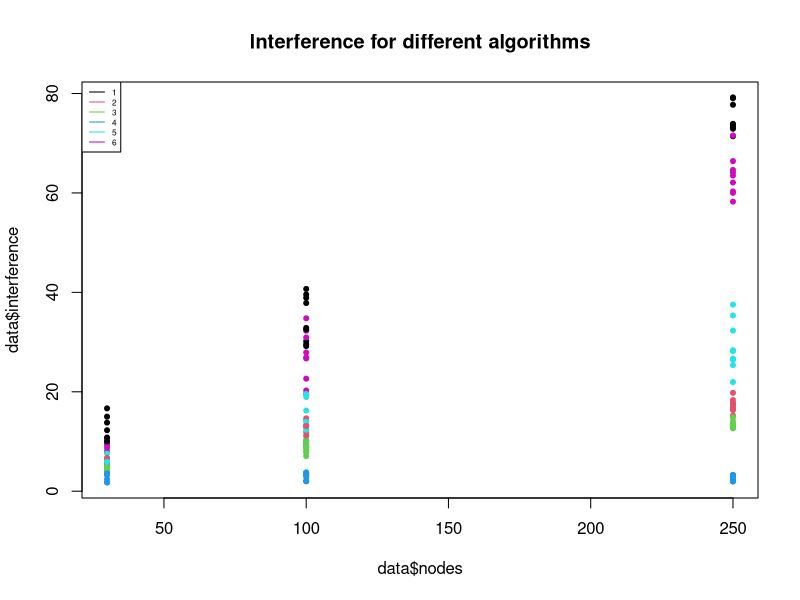
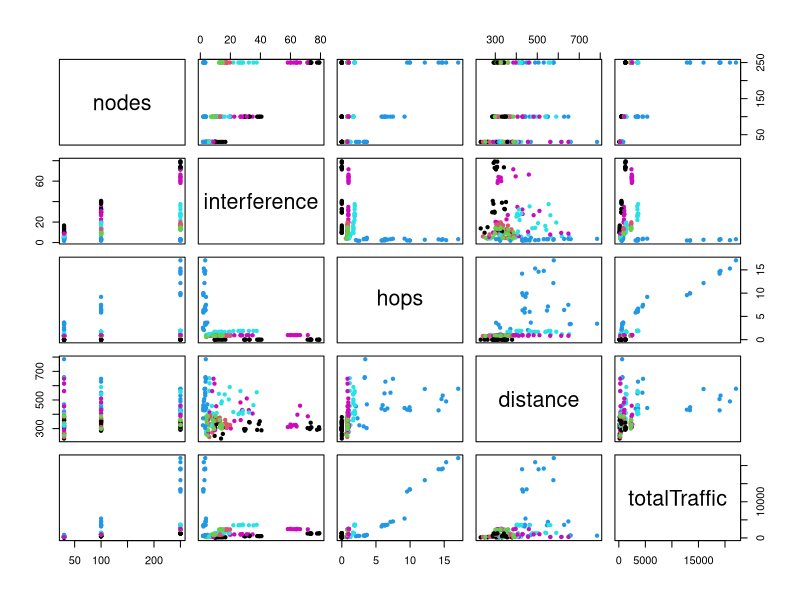

The R source for these figures, in order:
data <- read.csv('stats.csv')
summary(data)
data$algorithm <- as.factor(data$algorithm)
algorithm1 <- data[which(data$algorithm == 1),c("nodes", "interference", "sd_interference", "hops", "sd_hops", "distance", "sd_dist", "totalTraffic", "cluster")]
algorithm1 <- aggregate(algorithm1, by=list(algorithm1$nodes, algorithm1$cluster), FUN=mean)

algorithm2 <- data[which(data$algorithm == 2),c("nodes", "interference", "sd_interference", "hops", "sd_hops", "distance", "sd_dist", "totalTraffic", "cluster")]
algorithm2 <- aggregate(algorithm2, by=list(algorithm2$nodes, algorithm2$cluster), FUN=mean)

algorithm3 <- data[which(data$algorithm == 3),c("nodes", "interference", "sd_interference", "hops", "sd_hops", "distance", "sd_dist", "totalTraffic", "cluster")]
algorithm3 <- aggregate(algorithm3, by=list(algorithm3$nodes, algorithm3$cluster), FUN=mean)

algorithm4 <- data[which(data$algorithm == 4),c("nodes", "interference", "sd_interference", "hops", "sd_hops", "distance", "sd_dist", "totalTraffic", "cluster")]
algorithm4 <- aggregate(algorithm4, by=list(algorithm4$nodes, algorithm4$cluster), FUN=mean)

algorithm5 <- data[which(data$algorithm == 5),c("nodes", "interference", "sd_interference", "hops", "sd_hops", "distance", "sd_dist", "totalTraffic", "cluster")]
algorithm5 <- aggregate(algorithm5, by=list(algorithm5$nodes, algorithm5$cluster), FUN=mean)

algorithm6 <- data[which(data$algorithm == 6),c("nodes", "interference", "sd_interference", "hops", "sd_hops", "distance", "sd_dist", "totalTraffic", "cluster")]
algorithm6 <- aggregate(algorithm6, by=list(algorithm6$nodes, algorithm6$cluster), FUN=mean)



plot(data$nodes, data$interference, col=data$algorithm, pch=20, main="Interference for different algorithms")
legend(x='topleft', legend=names(summary(data$algorithm)), col=data$algorithm, lwd=1, cex=.5)
pairs(data[, c("nodes", "interference", "hops", "distance", "totalTraffic")], col=data$algorithm, pch=20)
